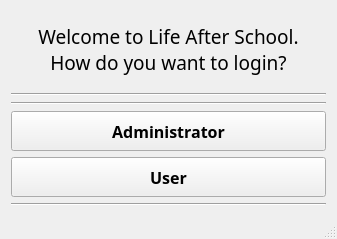
<?xml version="1.0" encoding="UTF-8"?>
<ui version="4.0">
 <class>LifeAfterSchoolClass</class>
 <widget class="QMainWindow" name="LifeAfterSchoolClass">
  <property name="geometry">
   <rect>
    <x>0</x>
    <y>0</y>
    <width>337</width>
    <height>239</height>
   </rect>
  </property>
  <property name="minimumSize">
   <size>
    <width>281</width>
    <height>0</height>
   </size>
  </property>
  <property name="windowTitle">
   <string>LifeAfterSchool</string>
  </property>
  <property name="autoFillBackground">
   <bool>false</bool>
  </property>
  <widget class="QWidget" name="centralWidget">
   <layout class="QVBoxLayout" name="verticalLayout_2">
    <item>
     <widget class="QLabel" name="label">
      <property name="font">
       <font>
        <family>Nunito</family>
        <pointsize>14</pointsize>
        <bold>false</bold>
       </font>
      </property>
      <property name="layoutDirection">
       <enum>Qt::LeftToRight</enum>
      </property>
      <property name="text">
       <string>Welcome to Life After School. 
How do you want to login?</string>
      </property>
      <property name="alignment">
       <set>Qt::AlignCenter</set>
      </property>
     </widget>
    </item>
    <item>
     <widget class="Line" name="line_2">
      <property name="orientation">
       <enum>Qt::Horizontal</enum>
      </property>
     </widget>
    </item>
    <item>
     <widget class="Line" name="line">
      <property name="orientation">
       <enum>Qt::Horizontal</enum>
      </property>
     </widget>
    </item>
    <item>
     <layout class="QVBoxLayout" name="verticalLayout">
      <item>
       <widget class="QPushButton" name="loginAdminButton">
        <property name="sizePolicy">
         <sizepolicy hsizetype="Preferred" vsizetype="Fixed">
          <horstretch>0</horstretch>
          <verstretch>0</verstretch>
         </sizepolicy>
        </property>
        <property name="minimumSize">
         <size>
          <width>0</width>
          <height>40</height>
         </size>
        </property>
        <property name="font">
         <font>
          <family>Nunito</family>
          <pointsize>12</pointsize>
          <bold>true</bold>
         </font>
        </property>
        <property name="text">
         <string>Administrator</string>
        </property>
       </widget>
      </item>
      <item>
       <widget class="QPushButton" name="loginUserButton">
        <property name="minimumSize">
         <size>
          <width>0</width>
          <height>40</height>
         </size>
        </property>
        <property name="font">
         <font>
          <family>Nunito</family>
          <pointsize>12</pointsize>
          <bold>true</bold>
         </font>
        </property>
        <property name="text">
         <string>User</string>
        </property>
       </widget>
      </item>
     </layout>
    </item>
    <item>
     <widget class="Line" name="line_3">
      <property name="orientation">
       <enum>Qt::Horizontal</enum>
      </property>
     </widget>
    </item>
   </layout>
  </widget>
  <widget class="QStatusBar" name="statusBar"/>
  <action name="actionNew_window">
   <property name="text">
    <string>New window</string>
   </property>
  </action>
 </widget>
 <layoutdefault spacing="6" margin="11"/>
 <resources>
  <include location="LifeAfterSchool.qrc"/>
 </resources>
 <connections/>
</ui>
